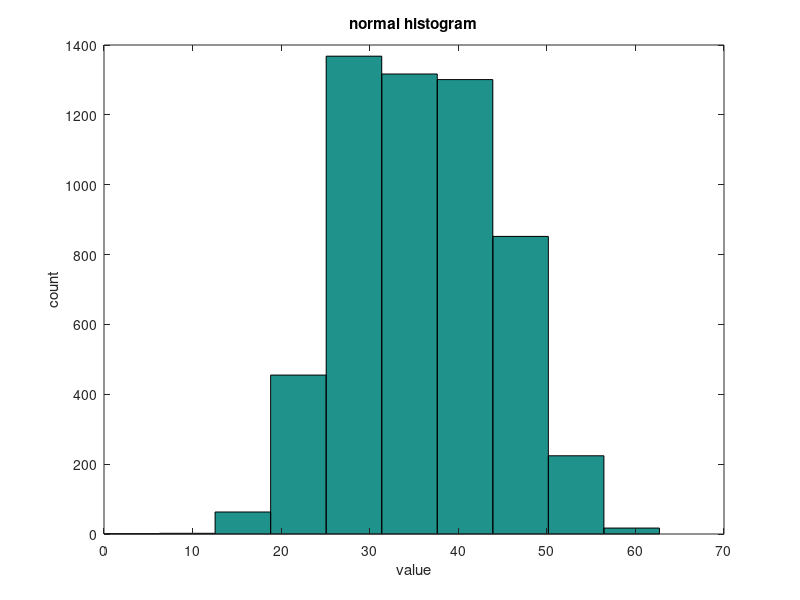
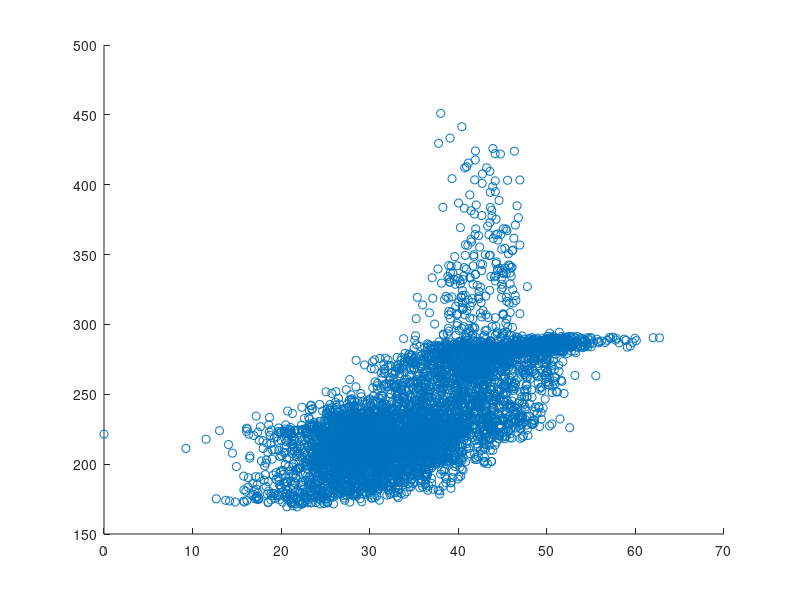
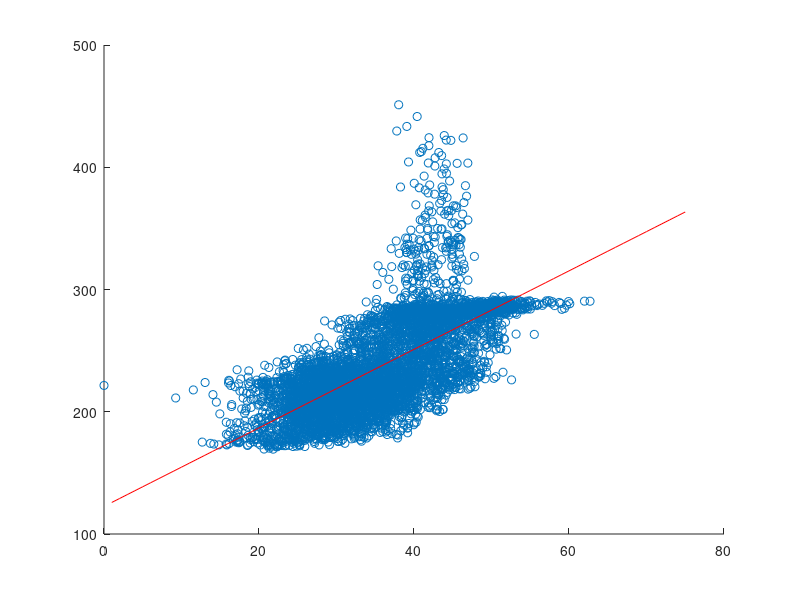

Reproduce these figures in MATLAB, in order.
load('Data_HW1.mat')

%% Problem 1
% a)
n = size(R(:),1);
Rmean = sum(R(:)) / n

R_sorted = sort(R(:));
Rmedian = .5*(R_sorted(n/2) + R_sorted(n/2+1))

[nelements,xcenters] = hist(R(:), 15);
[maxelem, indmax] = max(nelements);
Rmode = xcenters(indmax)

Rmaximum = R_sorted(n)

Rminimum = R_sorted(1)

%%
% b)

figure
hist(R(:))
title('normal histogram')
xlabel('value')
ylabel('count')

figure
[nelements,xcenters] = hist(R(:), 15);
nelements_c = cumsum(nelements);
bar(xcenters, nelements_c, 'BarWidth',1)
title('cumulative histogram')
xlabel('value')
ylabel('count')

%%
% c)

Rstd = std(R(:))

Q1 = R_sorted(n/4);
Q3 = R_sorted(3*n/4);
R_IQR = Q3 - Q1

%%
% d) 


Rskewness = sum((R(:)-Rmean).^3)/(n*Rstd^3)

R_CV = Rstd / Rmean

%% Problem 2
% a)

hist(T(:), 50)

%%
% b)
% 
% Tq = quantile(T(:), 0:.01:1)
% Rq = quantile(R(:), 0:.01:1)
% figure
% plot(Rq, Tq, 'x')

qqplot(R(:), T(:))

%%
% c)

scatter(R(:), T(:))

%%
% d)

corrTR = corr(T(:), R(:))

%%
% e)
a = corrTR*std(T(:))/std(R(:));
b = mean(T(:)) - a*mean(R(:));
figure
scatter(R(:),T(:))
hold on
plot(1:75, (1:75)*a + b, 'r')

